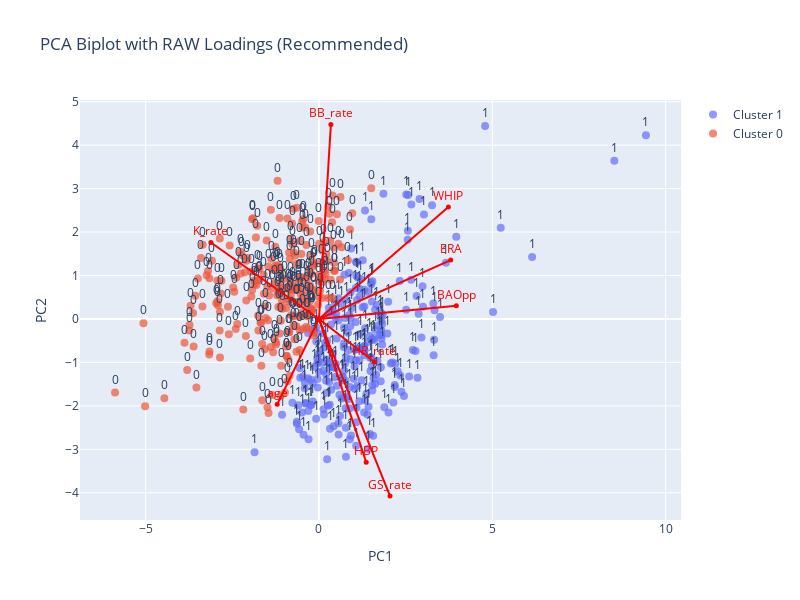

The notebook cell saved with this chart:
### Code cell
import matplotlib.pyplot as plt
import seaborn as sns
import plotly.graph_objects as go
import numpy as np
from sklearn.preprocessing import StandardScaler
import pandas as pd

X_plot = pd.DataFrame(X_pca, columns=['PC1', 'PC2', 'PC3', 'PC4', 'PC5'])
X_plot['cluster'] = labels.astype(str)
cluster_labels = X_plot['cluster'].unique()

# Biplot (Using RAW Loadings and Scores)
fig = go.Figure()

# Scatter Plot by cluster for color mapping
for label in cluster_labels:
    df_cluster = X_plot[X_plot['cluster'] == label]
    fig.add_trace(go.Scatter(
        x=df_cluster['PC1'], # Uses raw PC1 score
        y=df_cluster['PC2'], # Uses raw PC2 score
        mode='markers+text',
        text=df_cluster['cluster'],
        textposition='top center',
        marker=dict(size=8, opacity=0.7),
        name=f'Cluster {label}'
    ))


# Loadings (Arrows) - Uses raw loadings
loading_df_raw = pd.DataFrame({
    'var': pca_loadings.index,
    'PC1_raw': pca_loadings['PC1'], 
    'PC2_raw': pca_loadings['PC2']
})

for i, row in loading_df_raw.iterrows():
    fig.add_trace(go.Scatter(
        x=[0, row['PC1_raw'] * 8], 
        y=[0, row['PC2_raw'] * 8],
        mode='lines+markers+text',
        text=[None, row["var"]],
        textposition='top center',
        line=dict(color='red', width=2),
        marker=dict(size=5, color='red'),
        showlegend=False,
        textfont=dict(color='red', size=12)
    ))

fig.update_layout(
    title='PCA Biplot with RAW Loadings (Recommended)',
    xaxis_title='PC1',
    yaxis_title='PC2',
    height=600,
    width=800
)
fig.show()

sns.set(style="ticks")
pair_plot = sns.pairplot(
    X_plot, 
    hue='cluster', 
    palette='Set2', 
    diag_kind='kde',
    plot_kws={'alpha': 0.8, 's': 50})

plt.show()

### Figure 1 — Plotly figure (JSON) as saved in the notebook; plotly's stock layout.template omitted (floating-point values rounded to 4 significant figures; data arrays with more than 128 entries replaced by an {"elided": "..."} marker saying what was removed)
{"data": [{"marker": {"opacity": 0.7, "size": 8}, "mode": "markers+text", "name": "Cluster 1", "text": {"elided": "245 str values"}, "textposition": "top center", "type": "scatter", "x": {"elided": "245 float values"}, "y": {"elided": "245 float values"}}, {"marker": {"opacity": 0.7, "size": 8}, "mode": "markers+text", "name": "Cluster 0", "text": {"elided": "250 str values"}, "textposition": "top center", "type": "scatter", "x": {"elided": "250 float values"}, "y": {"elided": "250 float values"}}, {"line": {"color": "red", "width": 2}, "marker": {"color": "red", "size": 5}, "mode": "lines+markers+text", "showlegend": false, "text": [null, "age"], "textfont": {"color": "red", "size": 12}, "textposition": "top center", "type": "scatter", "x": [0, -1.204], "y": [0, -1.965]}, {"line": {"color": "red", "width": 2}, "marker": {"color": "red", "size": 5}, "mode": "lines+markers+text", "showlegend": false, "text": [null, "HBP"], "textfont": {"color": "red", "size": 12}, "textposition": "top center", "type": "scatter", "x": [0, 1.364], "y": [0, -3.296]}, {"line": {"color": "red", "width": 2}, "marker": {"color": "red", "size": 5}, "mode": "lines+markers+text", "showlegend": false, "text": [null, "ERA"], "textfont": {"color": "red", "size": 12}, "textposition": "top center", "type": "scatter", "x": [0, 3.8], "y": [0, 1.355]}, {"line": {"color": "red", "width": 2}, "marker": {"color": "red", "size": 5}, "mode": "lines+markers+text", "showlegend": false, "text": [null, "BAOpp"], "textfont": {"color": "red", "size": 12}, "textposition": "top center", "type": "scatter", "x": [0, 3.964], "y": [0, 0.307]}, {"line": {"color": "red", "width": 2}, "marker": {"color": "red", "size": 5}, "mode": "lines+markers+text", "showlegend": false, "text": [null, "K_rate"], "textfont": {"color": "red", "size": 12}, "textposition": "top center", "type": "scatter", "x": [0, -3.117], "y": [0, 1.76]}, {"line": {"color": "red", "width": 2}, "marker": {"color": "red", "size": 5}, "mode": "lines+markers+text", "showlegend": false, "text": [null, "BB_rate"], "textfont": {"color": "red", "size": 12}, "textposition": "top center", "type": "scatter", "x": [0, 0.345], "y": [0, 4.476]}, {"line": {"color": "red", "width": 2}, "marker": {"color": "red", "size": 5}, "mode": "lines+markers+text", "showlegend": false, "text": [null, "HR_rate"], "textfont": {"color": "red", "size": 12}, "textposition": "top center", "type": "scatter", "x": [0, 1.601], "y": [0, -0.9887]}, {"line": {"color": "red", "width": 2}, "marker": {"color": "red", "size": 5}, "mode": "lines+markers+text", "showlegend": false, "text": [null, "GS_rate"], "textfont": {"color": "red", "size": 12}, "textposition": "top center", "type": "scatter", "x": [0, 2.049], "y": [0, -4.072]}, {"line": {"color": "red", "width": 2}, "marker": {"color": "red", "size": 5}, "mode": "lines+markers+text", "showlegend": false, "text": [null, "WHIP"], "textfont": {"color": "red", "size": 12}, "textposition": "top center", "type": "scatter", "x": [0, 3.734], "y": [0, 2.579]}], "layout": {"height": 600, "title": {"text": "PCA Biplot with RAW Loadings (Recommended)"}, "width": 800, "xaxis": {"title": {"text": "PC1"}}, "yaxis": {"title": {"text": "PC2"}}}}
